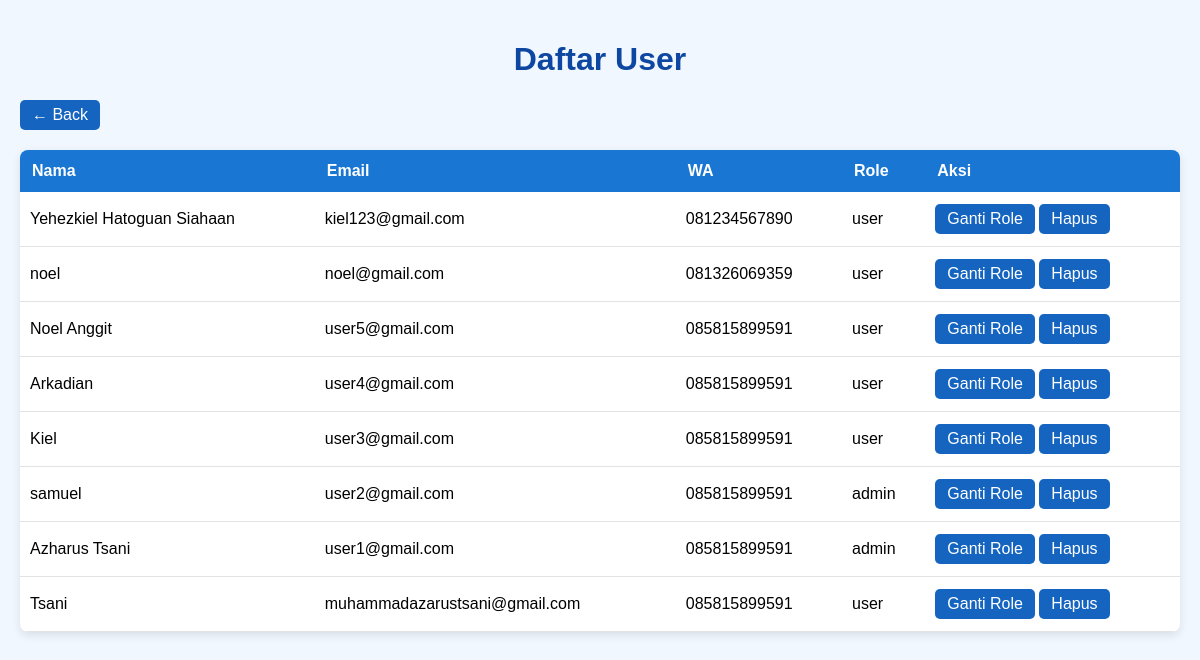
The app's page /admin/users.php (signed in) with its own data.
### tables this page shows
CREATE TABLE `user` (
  `id_pelanggan` int(11) NOT NULL,
  `fullname` varchar(50) NOT NULL,
  `email` varchar(50) NOT NULL,
  `foto_profil` varchar(255) DEFAULT NULL,
  `whatsapp` char(13) NOT NULL,
  `password` varchar(255) NOT NULL,
  `role` enum('user','admin') DEFAULT 'user'
);

### public/admin/users.php (the view, shortened to what this page needs)
<?php
require_once "../../src/conn.php";
$users = $conn->query("SELECT * FROM user ORDER BY id_pelanggan DESC");
?>
<!DOCTYPE html>
<html lang="id">
<head>
<link rel="stylesheet" href="../css/users_admin.css" />
</head>
<body>
<h1>Daftar User</h1>
<a href="index.php" class="button back-btn">← Back</a>
<table>
<tr>
<th>Nama</th>
<th>Email</th>
<th>WA</th>
<th>Role</th>
<th>Aksi</th>
</tr>
<?php while($r = $users->fetch_assoc()): ?>
<tr>
<td><?= htmlspecialchars($r['fullname']) ?></td>
<td><?= htmlspecialchars($r['email']) ?></td>
<td><?= htmlspecialchars($r['whatsapp']) ?></td>
<td><?= htmlspecialchars($r['role']) ?></td>
<td>
    <a href="#" class="button" onclick="openModal(<?= $r['id_pelanggan'] ?>, '<?= $r['fullname'] ?>', '<?= $r['role'] ?>')">Ganti Role</a>
    <a href="delete_user.php?id=<?= $r['id_pelanggan'] ?>" class="button" onclick="return confirm('Hapus user ini?')">Hapus</a>
</td>
</tr>
<?php endwhile; ?>
</table>
</body>
</html>

### public/css/users_admin.css (style rules this page uses)
body { font-family: Arial, sans-serif; background: #f0f7ff; margin: 0; padding: 20px; }
h1 { color: #0d47a1; text-align: center; margin-bottom: 20px; }
.button { display: inline-block; text-decoration: none; color: white; background: #1565c0; padding: 6px 12px; border-radius: 5px; transition: background 0.2s; margin: 2px 0; }
.back-btn { margin-bottom: 20px; display: inline-block; }
table { width: 100%; border-collapse: collapse; background: white; border-radius: 8px; overflow: hidden; box-shadow: 0 3px 10px rgba(0, 0, 0, 0.1); }
th { background: #1976d2; color: white; padding: 12px; text-align: left; }
td { padding: 10px; border-bottom: 1px solid #e3e3e3; }

### records on screen
user: fullname "Yehezkiel Hatoguan Siahaan", email "kiel123@gmail.com", whatsapp "081234567890", role "user"
user: fullname "noel", email "noel@gmail.com", whatsapp "081326069359", role "user"
user: fullname "Noel Anggit", email "user5@gmail.com", whatsapp "085815899591", role "user"
user: fullname "Arkadian", email "user4@gmail.com", whatsapp "085815899591", role "user"
user: fullname "Kiel", email "user3@gmail.com", whatsapp "085815899591", role "user"
user: fullname "samuel", email "user2@gmail.com", whatsapp "085815899591", role "admin"
user: fullname "Azharus Tsani", email "user1@gmail.com", whatsapp "085815899591", role "admin"
user: fullname "Tsani", email "muhammadazarustsani@gmail.com", whatsapp "085815899591", role "user"
